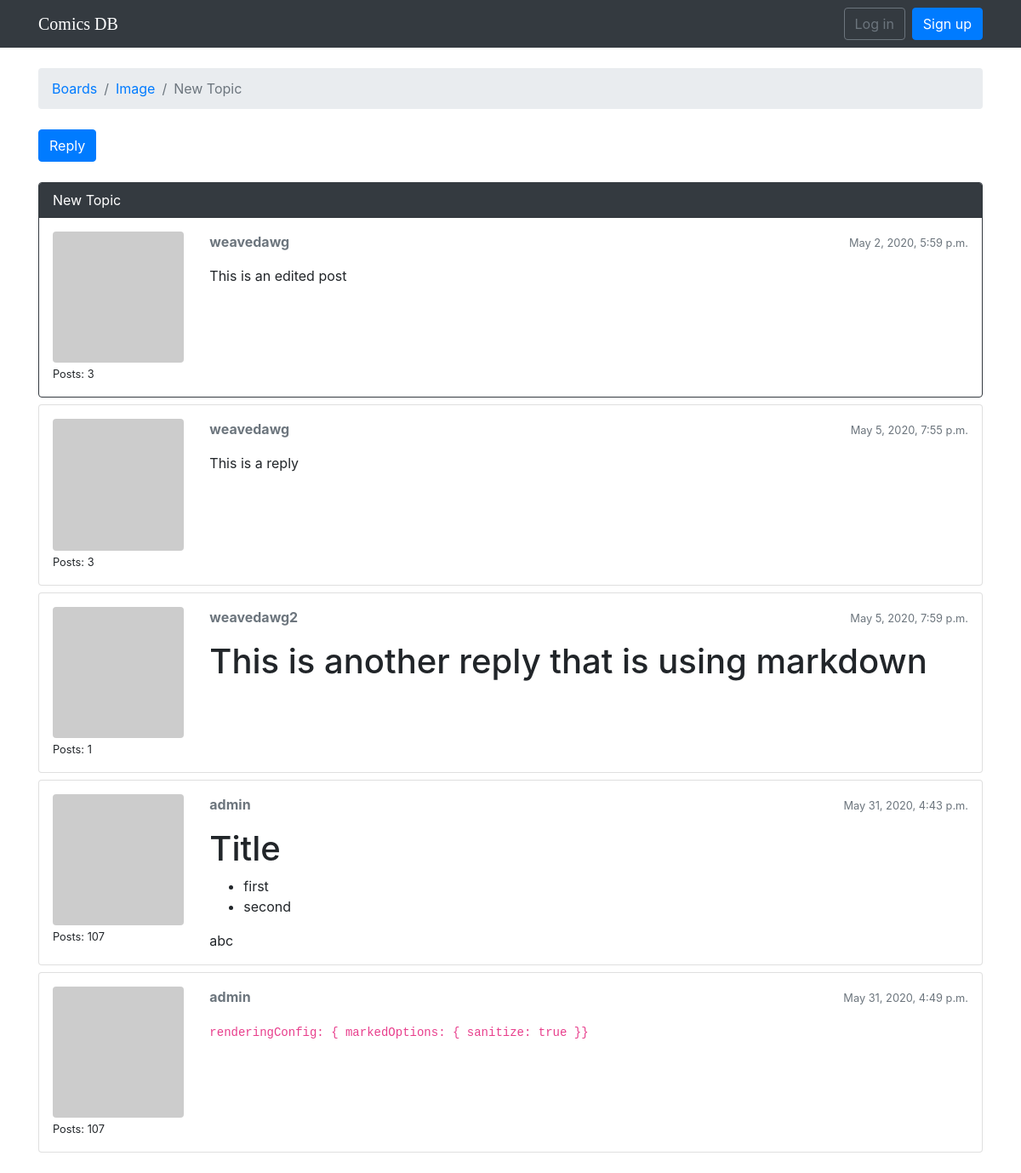
Before: /boards/2/topics/5/ with the older database file.
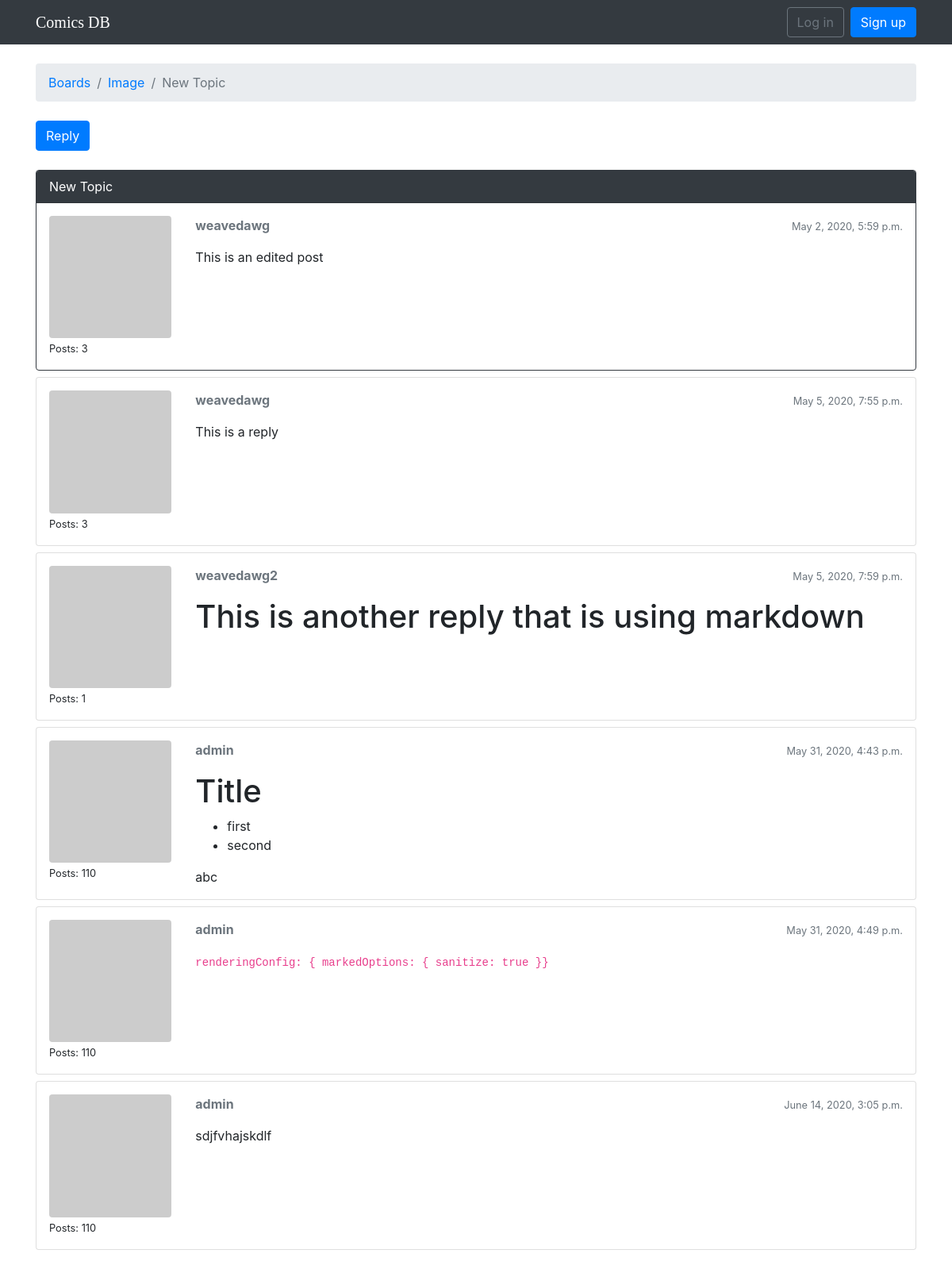
After: the same page with the newer database file.
### boards/models.py (models this page shows, shortened)
class Topic(models.Model):
    subject = models.CharField(max_length=255)
    last_updated = models.DateTimeField(auto_now_add=True)
    board = models.ForeignKey(Board, related_name='topics', on_delete=models.CASCADE,)
    starter = models.ForeignKey(User, related_name='topics', on_delete=models.CASCADE,)
    views = models.PositiveIntegerField(default=0)

class Post(models.Model):
    message = models.TextField(max_length=4000)
    topic = models.ForeignKey(Topic, related_name='posts', on_delete=models.CASCADE,)
    created_at = models.DateTimeField(auto_now_add=True)
    updated_at = models.DateTimeField(null=True)
    created_by = models.ForeignKey(User, related_name='posts', on_delete=models.CASCADE,)
    updated_by = models.ForeignKey(User, null=True, related_name='+', on_delete=models.CASCADE,)
    def get_message_as_markdown(self):
        return mark_safe(markdown(self.message, safe_mode='escape'))

class Board(models.Model):
    name = models.CharField(max_length=30, unique=True)
    description = models.CharField(max_length=100)

### boards/views.py (the view)
# urls.py: url(r'^boards/(?P<pk>\d+)/topics/(?P<topic_pk>\d+)/$', views.PostListView.as_view(), name='topic_posts'),
class PostListView(ListView):
    model = Post
    context_object_name = 'posts'
    template_name = 'topic_posts.html'
    paginate_by = 20
    def get_context_data(self, **kwargs):
        session_key = 'viewed_topic_{}'.format(self.topic.pk)
        if not self.request.session.get(session_key, False):
            self.topic.views += 1
            self.topic.save()
            self.request.session[session_key] = True
        kwargs['topic'] = self.topic
        return super().get_context_data(**kwargs)
    def get_queryset(self):
        self.topic = get_object_or_404(Topic, board__pk=self.kwargs.get('pk'), pk=self.kwargs.get('topic_pk'))
        queryset = self.topic.posts.order_by('created_at')
        return queryset

### boards/templatetags/gravatar.py (called while the page is built)
@register.filter
def gravatar(user):
    email = user.email.lower().encode('utf-8')
    default = 'mm'
    size = 256
    url = 'https://www.gravatar.com/avatar/{md5}?{params}'.format(
        md5=hashlib.md5(email).hexdigest(),
        params=urlencode({'d': default, 's': str(size)})
    )
    return url

### templates/topic_posts.html (shortened to what this page needs)
{% extends 'base.html' %}
{% load gravatar %}
{% block breadcrumb %}
  <li class="breadcrumb-item"><a href="{% url 'home' %}">Boards</a></li>
  <li class="breadcrumb-item"><a href="{% url 'board_topics' topic.board.pk %}">{{ topic.board.name }}</a></li>
  <li class="breadcrumb-item active">{{ topic.subject }}</li>
{% endblock %}
{% block content %}
  <div class="mb-4">
    <a href="{% url 'reply_topic' topic.board.pk topic.pk %}" class="btn btn-primary" role="button">Reply</a>
  </div>
  {% for post in posts %}
    <div id="{{ post.pk }}" class="card {% if forloop.last %}mb-4{% else %}mb-2{% endif %} {% if forloop.first %}border-dark{% endif %}">
      {% if forloop.first %}
        <div class="card-header text-white bg-dark py-2 px-3">{{ topic.subject }}</div>
      {% endif %}
      <div class="card-body p-3">
        <div class="row">
          <div class="col-2">
            <img src="{{ post.created_by|gravatar }}" alt="{{ post.created_by.username }}" class="w-100 rounded">
            <small>Posts: {{ post.created_by.posts.count }}</small>
          </div>
          <div class="col-10">
            <div class="row mb-3">
              <div class="col-6">
                <strong class="text-muted">{{ post.created_by.username }}</strong>
              </div>
              <div class="col-6 text-right">
                <small class="text-muted">{{ post.created_at }}</small>
              </div>
            </div>
            {{ post.get_message_as_markdown }}
          </div>
        </div>
      </div>
    </div>
  {% endfor %}
{% endblock %}

Changed rows visible on the page:
computed for Post "Title first second abc": created_by.posts.count "107" → "110"
computed for Post "renderingConfig: { markedOptions: { sanitize: true }}": created_by.posts.count "107" → "110"
added Post: created_by.posts.count "110", created_by.username "admin", created_at "June 14, 2020, 3:05 p.m.", get_message_as_markdown "sdjfvhajskdlf"
